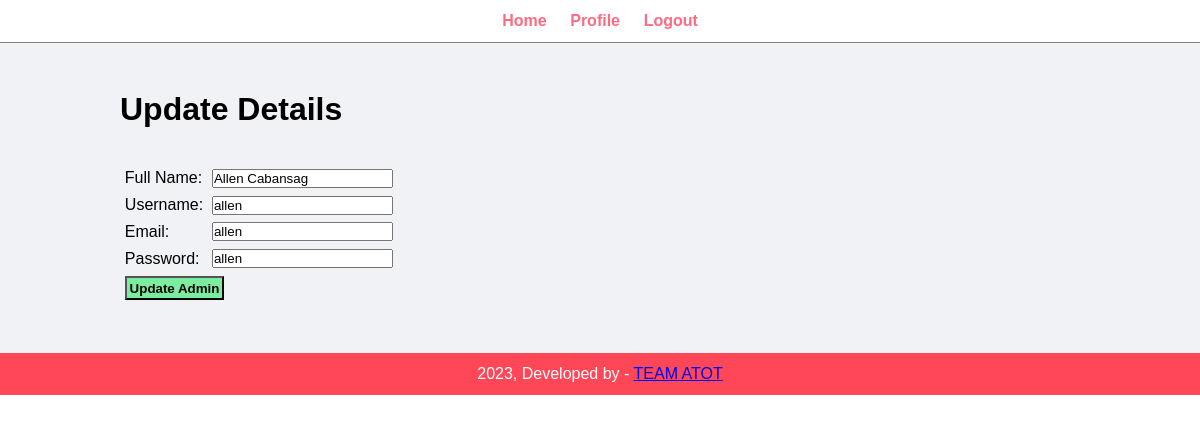
Screenshot of /admin/update-evaluator.php?id=1 (signed in) with the database file from the repository.
### tables this page shows
CREATE TABLE `tbl_users` (
  `user_id` int(11) NOT NULL,
  `username` varchar(100) NOT NULL,
  `full_name` varchar(100) NOT NULL,
  `email` varchar(100) NOT NULL,
  `password` varchar(100) NOT NULL,
  `evaluator` varchar(10) NOT NULL
);

### admin/update-evaluator.php (the view, shortened to what this page needs)
<?php include('partials/menu.php'); ?>
<div class="main-content">
    <div class="wrapper">
        <h1>Update Details</h1>
        <br><br>
        <?php
            $id=$_GET['id'];
            $sql="SELECT * FROM tbl_users WHERE user_id=$id";
            $res=mysqli_query($conn, $sql);
            if($res==true)
            {
                $count = mysqli_num_rows($res);
                if($count==1)
                {
                    $row=mysqli_fetch_assoc($res);
                    $full_name = $row['full_name'];
                    $username = $row['username'];
                }
                else
                {
                    header('location:'.SITEURL.'admin/evaluator.php');
                }
            }
        ?>
        <form action="" method="POST">
            <table class="tbl-30">
                <tr>
                    <td>Full Name: </td>
                    <td>
                        <input type="text" name="full_name" value="<?php echo $full_name; ?>">
                    </td>
                </tr>
                <tr>
                    <td>Username: </td>
                    <td>
                        <input type="text" name="username" value="<?php echo $username; ?>">
                    </td>
                </tr>
                <tr>
                    <td>Email: </td>
                    <td>
                        <input type="text" name="email" value="<?php echo $username; ?>">
                    </td>
                </tr>
                <tr>
                    <td>Password: </td>
                    <td>
                        <input type="text" name="password" value="<?php echo $username; ?>">
                    </td>
                </tr>
                <tr>
                    <td colspan="2">
                        <input type="submit" name="submit" value="Update Admin" class="btn-secondary">
                    </td>
                </tr>
            </table>
        </form>
    </div>
</div>
<?php include('partials/footer.php') ?>

### css/admin.css (style rules this page uses)
* { margin: 0; padding: 0; font-family: Arial, Helvetica, sans-serif; }
.wrapper { padding: 1%; width: 80%; margin: 0 auto; }
.tbl-30 { width: 30%; }
table tr td { padding: 1%; }
.btn-secondary { background-color: #7bed9f; padding: 1%; color: black; text-decoration: none; font-weight: bold; }
.main-content { background-color: #f1f2f6; padding: 3% 0; }

### rows the page displays
tbl_users: full_name "Allen Cabansag", username "allen", email "allen", password "allen"
